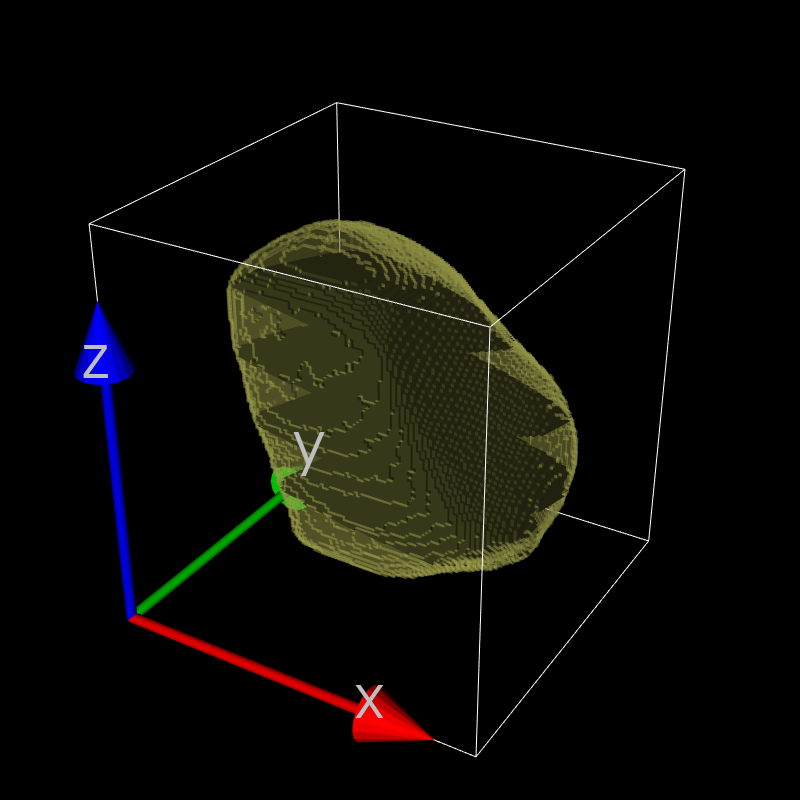

Recreate this plot in Python.
import os, vtk
import numpy as np
from scipy import ndimage
from vtk.util.colors import white, grey, black
from pymicro.file.file_utils import HST_read
from pymicro.view.scene3d import Scene3D
from pymicro.view.vtk_utils import *
from pymicro.crystal.lattice import HklPlane
from pymicro.crystal.microstructure import Orientation, Grain

'''
Create a 3d scene showing a grain with a specific hkl plane inside.
A small crystal lattice is also displayed aside the grain to picture
its orientation.
'''
data_dir = '../data'
scan = 'grain1_112x112x121_uint8.raw'
im_file = os.path.join(data_dir, scan)

# Create the 3D scene
base_name = os.path.splitext(__file__)[0]
s3d = Scene3D(display=False, ren_size=(800, 800), name=base_name, background=black)

# create a python Grain object from the image data
orientation = Orientation.from_rodrigues(np.array([0.3889, -0.0885, 0.3268]))
grain = Grain(1, orientation)
grain_data = HST_read(im_file, header_size=0, autoparse_filename=True, verbose=True)
grain.position = ndimage.measurements.center_of_mass(grain_data, grain_data)
print('grain position: %s' % str(grain.position))
grain.volume = ndimage.measurements.sum(grain_data)  # label is 1.0 here
grain.add_vtk_mesh(grain_data, contour=False)

print('adding bounding box')
grain_bbox = box_3d(size=np.shape(grain_data), line_color=white)
print('adding grain with slip planes')

z_offsets = np.linspace(-50, 50, 6, endpoint=True)
print(z_offsets)
plane_origins = np.zeros((len(z_offsets), 3), dtype=float)
plane_origins[:, 2] = z_offsets

hkl_planes = [HklPlane(1, 1, 1)] * len(z_offsets)
grain_with_planes = grain_3d(grain, hkl_planes,  plane_origins=plane_origins, show_normal=False, \
                         plane_opacity=1.0, show_orientation=False)
tr = vtk.vtkTransform()
tr.Translate(grain.position)
grain_with_planes.SetUserTransform(tr)

print('adding axes')
axes = axes_actor(length=100, fontSize=60)
axes.GetXAxisCaptionActor2D().GetCaptionTextProperty().SetColor(grey)

print('setting up camera')
cam = setup_camera(size=np.shape(grain_data))
cam.Dolly(0.9)

# add all actors to the 3d scene and render
s3d.add(grain_bbox)
s3d.add(grain_with_planes)
s3d.add(axes);
s3d.set_camera(cam)
s3d.render()

# thumbnail for the image gallery
from matplotlib import image

image_name = base_name + '.png'
image.thumbnail(image_name, 'thumb_' + image_name, 0.2)
